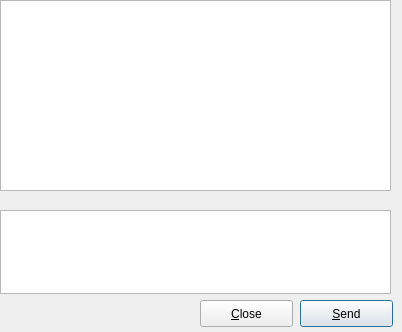
<?xml version="1.0" encoding="UTF-8"?>
<ui version="4.0">
 <class>talk</class>
 <widget class="QDialog" name="talk">
  <property name="geometry">
   <rect>
    <x>0</x>
    <y>0</y>
    <width>402</width>
    <height>332</height>
   </rect>
  </property>
  <property name="windowTitle">
   <string>talk</string>
  </property>
  <widget class="QTextEdit" name="textEdit">
   <property name="geometry">
    <rect>
     <x>0</x>
     <y>210</y>
     <width>391</width>
     <height>84</height>
    </rect>
   </property>
  </widget>
  <widget class="QPushButton" name="pushButtonSend">
   <property name="geometry">
    <rect>
     <x>300</x>
     <y>300</y>
     <width>93</width>
     <height>27</height>
    </rect>
   </property>
   <property name="text">
    <string>&amp;Send</string>
   </property>
  </widget>
  <widget class="QPushButton" name="pushButtonClose">
   <property name="geometry">
    <rect>
     <x>200</x>
     <y>300</y>
     <width>93</width>
     <height>27</height>
    </rect>
   </property>
   <property name="text">
    <string>&amp;Close</string>
   </property>
  </widget>
  <widget class="QListWidget" name="listWidget">
   <property name="geometry">
    <rect>
     <x>0</x>
     <y>0</y>
     <width>391</width>
     <height>191</height>
    </rect>
   </property>
   <property name="autoScroll">
    <bool>true</bool>
   </property>
   <property name="verticalScrollMode">
    <enum>QAbstractItemView::ScrollPerItem</enum>
   </property>
   <property name="currentRow">
    <number>-1</number>
   </property>
  </widget>
 </widget>
 <resources/>
 <connections/>
</ui>
